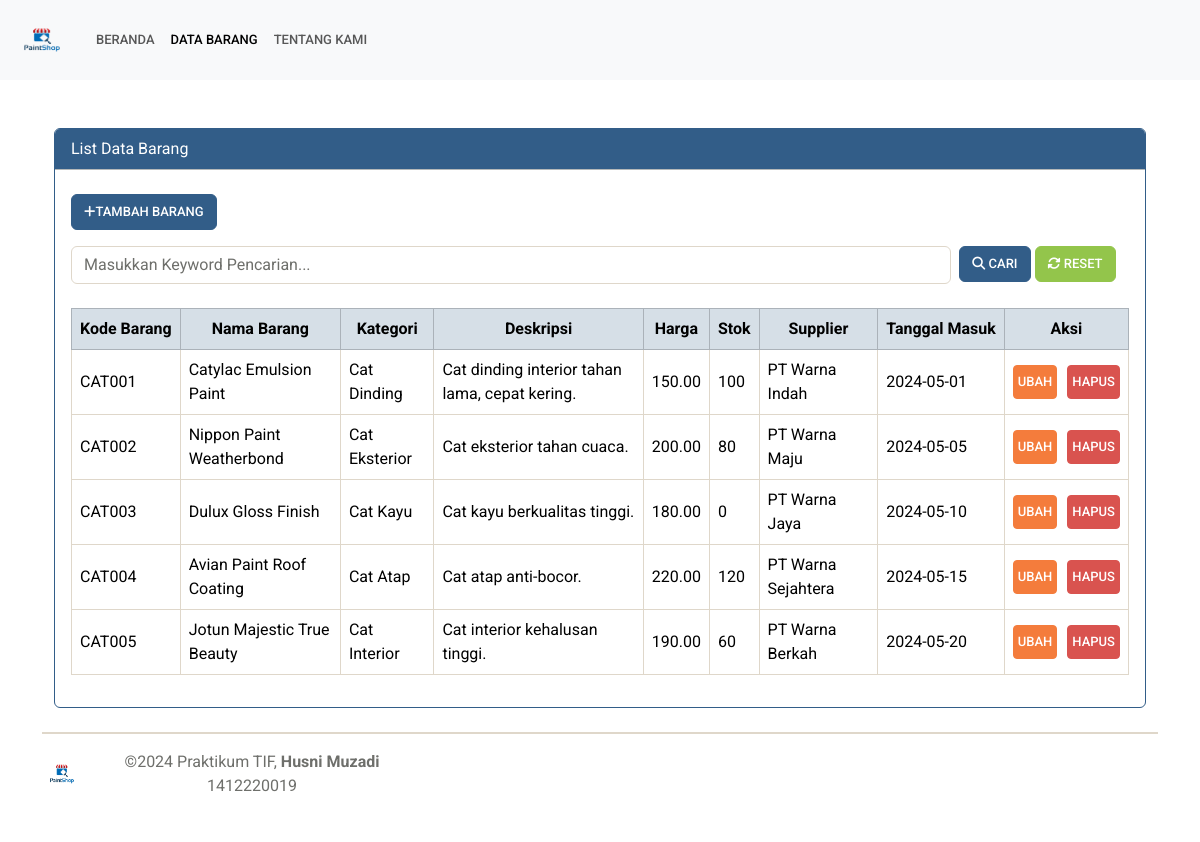
Before: /index.php/barang/data_barang with the older database file.
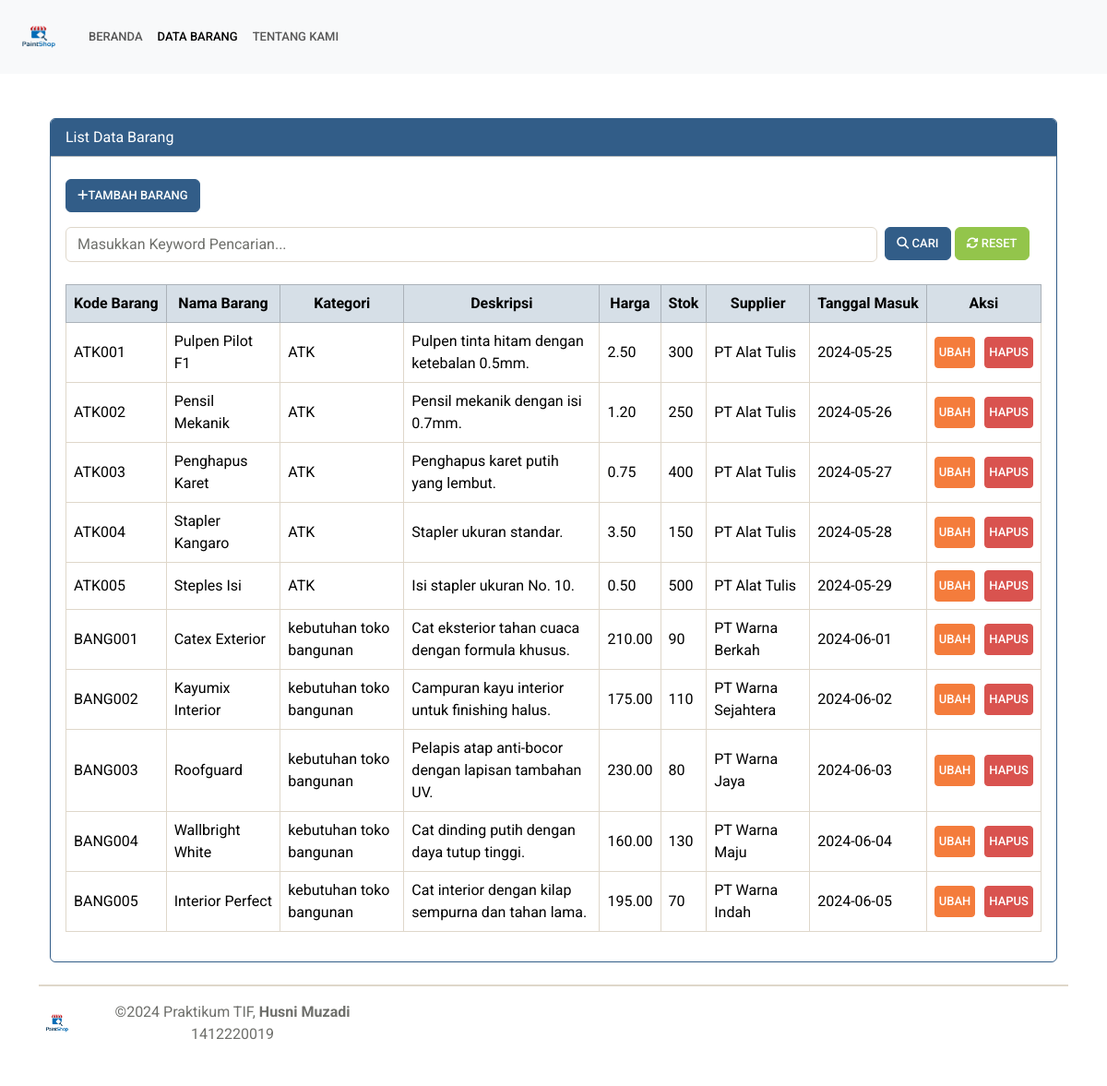
After: the same page with the newer database file.
### tables this page shows
CREATE TABLE `barang` (
  `ID_Barang` int NOT NULL,
  `Kode_Barang` varchar(10) DEFAULT NULL,
  `Nama_Barang` varchar(100) DEFAULT NULL,
  `Kategori_Barang` varchar(50) DEFAULT NULL,
  `Deskripsi_Barang` text,
  `Harga_Jual` decimal(10,2) DEFAULT NULL,
  `Stok_Barang` int DEFAULT NULL,
  `Supplier_Barang` varchar(100) DEFAULT NULL,
  `Tanggal_Masuk` date DEFAULT NULL
);

### application/controllers/Barang.php (called while the page is built, shortened)
<?php
class Barang extends CI_Controller {
    public function __construct() {
        $this->load->model('Barang_model');
        $this->load->library('form_validation');
        $this->load->library('session');
        $this->load->library('pagination');
    }
    public function data_barang() {
        $data['title'] = 'Data Barang';
        $data['active_menu'] = 'data_barang';
        $data['barang'] = $this->Barang_model->get_all_barang();
        $data['content'] = $this->load->view('barang/list_barang', $data, true);
        $this->load->view('template/template', $data);
    }
}

### index.php (called while the page is built, shortened)
<?php
require_once BASEPATH.'core/CodeIgniter.php';

### application/models/Barang_model.php (called while the page is built, shortened)
<?php
class Barang_model extends CI_Model {
    public function get_all_barang() {
        $query = $this->db->get('barang');
        return $query->result_array();
    }
}

### application/views/barang/list_barang.php (the view, shortened to what this page needs)
<!DOCTYPE html>
<html lang="en">
<head>
    <link rel="stylesheet" href="https://cdnjs.cloudflare.com/ajax/libs/bootswatch/5.1.3/sandstone/bootstrap.min.css">
    <link rel="stylesheet" href="https://cdnjs.cloudflare.com/ajax/libs/font-awesome/6.1.1/css/all.min.css">
</head>
<body>
    <div class="container my-4">
        <div class="card border border-primary">
            <div class="card-header bg-primary text-white">List Data Barang</div>
            <div class="card-body">
                <div class="button-container mb-3">
                    <button class="btn btn-primary mt-2 mb-3" onclick="window.location.href='<?php echo base_url('barang/tambah_barang'); ?>'"> <i class="fas fa-plus"></i>Tambah Barang</button>
                    <form action="<?php echo site_url('barang/search_barang'); ?>" method="post" class="row g-2">
                        <div class="col-md-10">
                            <input class="form-control" type="text" value="<?php echo isset($keyword) ? $keyword : ''; ?>" name="keyword" placeholder="Masukkan Keyword Pencarian...">
                        </div>
                        <div class="col-md-2">
                            <button class="btn btn-primary w-80" type="submit"><i class="fas fa-search"></i> Cari</button>
                            <button class="btn btn-success w-80" type="button" onclick="window.location.href='<?php echo base_url('barang/data_barang'); ?>'"><i class="fas fa-sync-alt"></i> Reset</button>
                        </div>
                    </form>
                </div>
                <div class="table-responsive">
                    <?php if (empty($barang)): ?>
                        <div class="alert alert-warning" role="alert">
                            Tidak ada data barang yang ditemukan.
                        </div>
                    <?php else: ?>
                        <table class="table table-bordered table-hover mt-2">
                            <thead>
                                <tr class="table-primary">
                                    <th class="text-center">Kode Barang</th>
                                    <th class="text-center">Nama Barang</th>
                                    <th class="text-center">Kategori</th>
                                    <th class="text-center">Deskripsi</th>
                                    <th class="text-center">Harga</th>
                                    <th class="text-center">Stok</th>
                                    <th class="text-center">Supplier</th>
                                    <th class="text-center">Tanggal Masuk</th>
                                    <th class="text-center">Aksi</th>
                                </tr>
                            </thead>
                            <tbody>
                                <?php foreach ($barang as $brg): ?>
                                    <tr>
                                        <td><?php echo $brg['Kode_Barang']; ?></td>
                                        <td><?php echo $brg['Nama_Barang']; ?></td>
                                        <td><?php echo $brg['Kategori_Barang']; ?></td>
                                        <td><?php echo $brg['Deskripsi_Barang']; ?></td>
                                        <td><?php echo $brg['Harga_Jual']; ?></td>
                                        <td><?php echo $brg['Stok_Barang']; ?></td>
                                        <td><?php echo $brg['Supplier_Barang']; ?></td>
                                        <td><?php echo $brg['Tanggal_Masuk']; ?></td>
                                        <td class="text-center">
                                            <div class="action-buttons">
                                                <a href="<?php echo site_url('barang/ubah_barang/' . $brg['ID_Barang']); ?>" class="btn btn-warning btn-sm">Ubah</a>
                                                <a href="<?php echo site_url('barang/hapus_barang/' . $brg['ID_Barang']); ?>" class="btn btn-danger btn-sm" onclick="return confirm('Apakah Anda yakin ingin menghapus data ini?')">Hapus</a>
                                            </div>
                                        </td>
                                    </tr>
                                <?php endforeach; ?>
                            </tbody>
                        </table>
                    <?php endif; ?>
                </div>
            </div>
        </div>
    </div>
</body>
</html>

### application/views/template/template.php (shortened to what this page needs)
<!DOCTYPE html>
<html lang="en">
<head>
    <link href="<?= base_url('assets/css/bootstrap.min.css') ?>" rel="stylesheet">
</head>
<body>
<nav class="navbar navbar-expand-lg bg-body-tertiary navbar-lg ">
  <div class="container-fluid">
  <a class="navbar-brand" href="<?= site_url('beranda') ?>">
  <img width="60" height="54" src="<?php echo site_url('assets/img/paintshop2.png'); ?>">
</a>
    <div class="collapse navbar-collapse" id="navbarNav">
      <ul class="navbar-nav">
        <li class="nav-item">
        <a class="nav-link <?php echo $active_menu == 'home' ? 'active' : ''; ?>" href="<?= site_url('beranda') ?>">Beranda</a>
        </li>
        <li class="nav-item">
        <a class="nav-link <?php echo $active_menu == 'data_barang' ? 'active' : ''; ?>" href="<?= site_url('barang/data_barang') ?>">Data Barang</a>
        </li>
        <li class="nav-item">
        <a class="nav-link <?php echo $active_menu == 'about' ? 'active' : ''; ?>" href="<?= site_url('about') ?>">Tentang Kami</a>
        </li>
      </ul>
    </div>
  </div>
</nav>
    <div class="container mt-5 mb-5">
        <?php echo $content; ?>
        <footer class="d-flex flex-wrap justify-content-between align-items-center py-3 my-4 border-top border-2 text-center">
    <div class="col-md-4 d-flex align-items-center justify-content-center">
        <a href="/" class="mb-3 me-2 mb-md-0 text-muted text-decoration-none lh-1">
            <img width="40" height="44" src="<?php echo site_url('assets/img/paintshop2.png'); ?>">
        </a>
        <span class="text-muted">©2024 Praktikum TIF, <b>Husni Muzadi </b>1412220019</span>
    </div>
</footer>
    </div>
</body>
</html>
</body>
</html>

### application/views/barang/list_barang.php (style rules this page uses)
.table thead th { white-space: nowrap; }
.table td, .table th { vertical-align: middle; }
.action-buttons { display: flex; justify-content: center; gap: 10px; }
.action-buttons .btn { min-width: 10px; padding: 5px 4px; }

Changed rows visible on the page:
removed barang: Kode_Barang "CAT001", Nama_Barang "Catylac Emulsion Paint", Kategori_Barang "Cat Dinding", Deskripsi_Barang "Cat dinding interior tahan lama, cepat kering.", Harga_Jual "150.00", Stok_Barang "100", Supplier_Barang "PT Warna Indah", Tanggal_Masuk "2024-05-01"
removed barang: Kode_Barang "CAT002", Nama_Barang "Nippon Paint Weatherbond", Kategori_Barang "Cat Eksterior", Deskripsi_Barang "Cat eksterior tahan cuaca.", Harga_Jual "200.00", Stok_Barang "80", Supplier_Barang "PT Warna Maju", Tanggal_Masuk "2024-05-05"
removed barang: Kode_Barang "CAT003", Nama_Barang "Dulux Gloss Finish", Kategori_Barang "Cat Kayu", Deskripsi_Barang "Cat kayu berkualitas tinggi.", Harga_Jual "180.00", Stok_Barang "0", Supplier_Barang "PT Warna Jaya", Tanggal_Masuk "2024-05-10"
removed barang: Kode_Barang "CAT004", Nama_Barang "Avian Paint Roof Coating", Kategori_Barang "Cat Atap", Deskripsi_Barang "Cat atap anti-bocor.", Harga_Jual "220.00", Stok_Barang "120", Supplier_Barang "PT Warna Sejahtera", Tanggal_Masuk "2024-05-15"
removed barang: Kode_Barang "CAT005", Nama_Barang "Jotun Majestic True Beauty", Kategori_Barang "Cat Interior", Deskripsi_Barang "Cat interior kehalusan tinggi.", Harga_Jual "190.00", Stok_Barang "60", Supplier_Barang "PT Warna Berkah", Tanggal_Masuk "2024-05-20"
added barang: Kode_Barang "ATK001", Nama_Barang "Pulpen Pilot F1", Kategori_Barang "ATK", Deskripsi_Barang "Pulpen tinta hitam dengan ketebalan 0.5mm.", Harga_Jual "2.50", Stok_Barang "300", Supplier_Barang "PT Alat Tulis", Tanggal_Masuk "2024-05-25"
added barang: Kode_Barang "ATK002", Nama_Barang "Pensil Mekanik", Kategori_Barang "ATK", Deskripsi_Barang "Pensil mekanik dengan isi 0.7mm.", Harga_Jual "1.20", Stok_Barang "250", Supplier_Barang "PT Alat Tulis", Tanggal_Masuk "2024-05-26"
added barang: Kode_Barang "ATK003", Nama_Barang "Penghapus Karet", Kategori_Barang "ATK", Deskripsi_Barang "Penghapus karet putih yang lembut.", Harga_Jual "0.75", Stok_Barang "400", Supplier_Barang "PT Alat Tulis", Tanggal_Masuk "2024-05-27"
added barang: Kode_Barang "ATK004", Nama_Barang "Stapler Kangaro", Kategori_Barang "ATK", Deskripsi_Barang "Stapler ukuran standar.", Harga_Jual "3.50", Stok_Barang "150", Supplier_Barang "PT Alat Tulis", Tanggal_Masuk "2024-05-28"
added barang: Kode_Barang "ATK005", Nama_Barang "Steples Isi", Kategori_Barang "ATK", Deskripsi_Barang "Isi stapler ukuran No. 10.", Harga_Jual "0.50", Stok_Barang "500", Supplier_Barang "PT Alat Tulis", Tanggal_Masuk "2024-05-29"
added barang: Kode_Barang "BANG001", Nama_Barang "Catex Exterior", Kategori_Barang "kebutuhan toko bangunan", Deskripsi_Barang "Cat eksterior tahan cuaca dengan formula khusus.", Harga_Jual "210.00", Stok_Barang "90", Supplier_Barang "PT Warna Berkah", Tanggal_Masuk "2024-06-01"
added barang: Kode_Barang "BANG002", Nama_Barang "Kayumix Interior", Kategori_Barang "kebutuhan toko bangunan", Deskripsi_Barang "Campuran kayu interior untuk finishing halus.", Harga_Jual "175.00", Stok_Barang "110", Supplier_Barang "PT Warna Sejahtera", Tanggal_Masuk "2024-06-02"
added barang: Kode_Barang "BANG003", Nama_Barang "Roofguard", Kategori_Barang "kebutuhan toko bangunan", Deskripsi_Barang "Pelapis atap anti-bocor dengan lapisan tambahan UV.", Harga_Jual "230.00", Stok_Barang "80", Supplier_Barang "PT Warna Jaya", Tanggal_Masuk "2024-06-03"
added barang: Kode_Barang "BANG004", Nama_Barang "Wallbright White", Kategori_Barang "kebutuhan toko bangunan", Deskripsi_Barang "Cat dinding putih dengan daya tutup tinggi.", Harga_Jual "160.00", Stok_Barang "130", Supplier_Barang "PT Warna Maju", Tanggal_Masuk "2024-06-04"
added barang: Kode_Barang "BANG005", Nama_Barang "Interior Perfect", Kategori_Barang "kebutuhan toko bangunan", Deskripsi_Barang "Cat interior dengan kilap sempurna dan tahan lama.", Harga_Jual "195.00", Stok_Barang "70", Supplier_Barang "PT Warna Indah", Tanggal_Masuk "2024-06-05"
